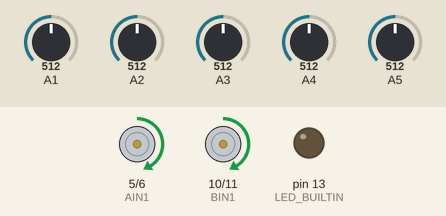
Recording of a sketch running on a simulated Arduino Uno, built with avr-gcc and run on an emulated ATmega328P. Shown: motor-driver pin pairs drawn as motors (green arrow = first pin HIGH = forward, orange = second pin HIGH = backward, longer = more drive, scaled by the enable pin), output pins drawn as LEDs (lit = HIGH). The inputs (shaded band) are chosen by the test bench; at power-on: A1 = 512, A5 = 512, A4 = 512, A2 = 512, A3 = 512.

Above: at 12.2 s.
12.3 s: A1 set to 716
At 13.4 s:
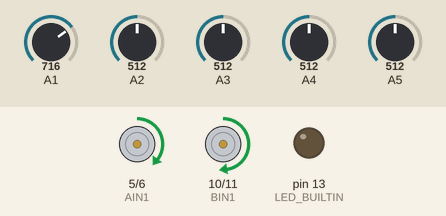
13.8 s: A5 set to 716
At 14.4 s:
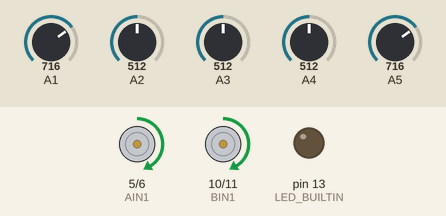
15.3 s: A4 set to 716
At 16.5 s:
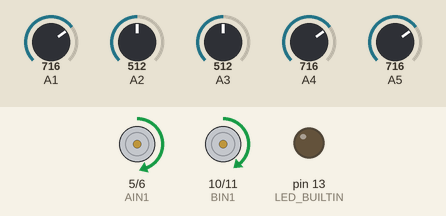
16.8 s: A2 set to 30
At 17.8 s:
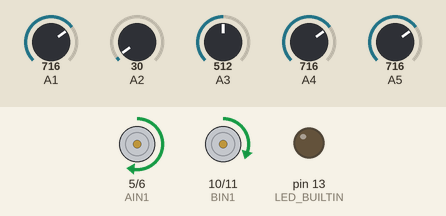
18.3 s: A1 set to 390
At 19.1 s:
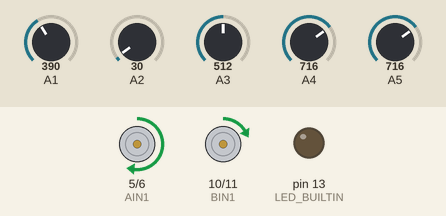
19.8 s: A3 set to 340
At 20.2 s:
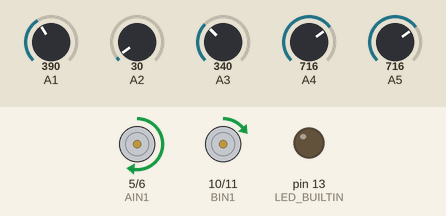
21.3 s: A3 set to 317
Timing chart, 0 to 23.8 s (numbered marks = the images above; inputs shaded):
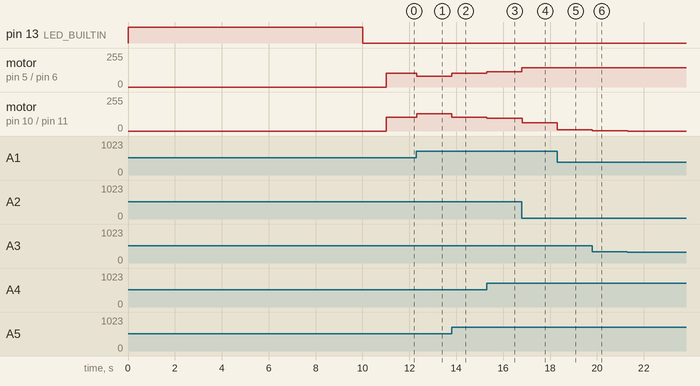

Measured:
- after the input at 12.3 s, motor on pin 5 (AIN1) / pin 6 (AIN2): forward 105/255 → forward 81/255 at once; motor on pin 10 (BIN1) / pin 11 (BIN2): forward 105/255 → forward 129/255 at once
- after the input at 13.8 s, motor on pin 5 (AIN1) / pin 6 (AIN2): forward 81/255 → forward 105/255 at once; motor on pin 10 (BIN1) / pin 11 (BIN2): forward 129/255 → forward 105/255 at once
- after the input at 15.3 s, motor on pin 5 (AIN1) / pin 6 (AIN2): forward 105/255 → forward 115/255 at once; motor on pin 10 (BIN1) / pin 11 (BIN2): forward 105/255 → forward 95/255 at once
- after the input at 16.8 s, motor on pin 5 (AIN1) / pin 6 (AIN2): forward 115/255 → forward 145/255 at once; motor on pin 10 (BIN1) / pin 11 (BIN2): forward 95/255 → forward 61/255 at once
- after the input at 18.3 s, motor on pin 10 (BIN1) / pin 11 (BIN2): forward 61/255 → forward 9/255 at once
- after the input at 19.8 s, motor on pin 10 (BIN1) / pin 11 (BIN2): forward 9/255 → forward 1/255 at once
- after the input at 21.3 s, motor on pin 10 (BIN1) / pin 11 (BIN2): forward 1/255 → stopped at once

The sketch:

NOSEATOV_TAHAROT.ino
```cpp
#include <QTRSensors.h>

// הגדרת פינים למנועים (PWM ודיגיטליים)
#define PWMA 3   // פין PWM למנוע שמאלי - משמש לשליטה במהירות המנוע השמאלי
#define AIN1 5   // פין כיוון למנוע שמאלי - אחד משני פיני השליטה על כיוון המנוע השמאלי
#define AIN2 6   // פין כיוון למנוע שמאלי - השני משני פיני השליטה על כיוון המנוע השמאלי
#define PWMB 9   // פין PWM למנוע ימני - משמש לשליטה במהירות המנוע הימני
#define BIN1 10  // פין כיוון למנוע ימני - אחד משני פיני השליטה על כיוון המנוע הימני
#define BIN2 11  // פין כיוון למנוע ימני - השני משני פיני השליטה על כיוון המנוע הימני

// משתנים לשליטה במהירות
int MAX_SPEED = 145; // מהירות מקסימלית של המנועים (ערך בין 0 ל-255)
int BASE_SPEED = 105;  // מהירות בסיסית של הרובוט בנסיעה ישרה

QTRSensors qtr; // יצירת אובייקט לספריית חיישני QTR

const uint8_t SensorCount = 5; // מספר החיישנים המחוברים
uint16_t sensorValues[SensorCount]; // מערך שיאחסן את קריאות הערכים האנלוגיים מכל חיישן
int threshold[SensorCount]; // מערך שיאחסן את ערכי הסף (הממוצע בין שחור ללבן) עבור כל חיישן

// פרמטרים של בקרת PID (פרופורציונלי, אינטגרלי, נגזר)
float Kp = 1.65; // קבוע פרופורציונלי - משפיע על תגובת הרובוט לשגיאה הנוכחית
float Ki = 0.0;     // קבוע אינטגרלי - עוזר לצמצם שגיאות מצטברות לאורך זמן
float Kd = 3.70;     // קבוע נגזר - משפיע על תגובת הרובוט לשינוי בשגיאה

uint8_t multiP = 1, multiI = 1, multiD = 1; // משתנים המשמשים לחלוקת קבועי ה-PID בחזקות 10 (לכוונון עדין)
float Pvalue, Ivalue, Dvalue; // משתנים שיאחסנו את רכיבי ה-PID השונים

uint16_t position; // משתנה שיאחסן את המיקום המשוקלל של הקו השחור מתחת לחיישנים
int P, D, I, previousError, PIDvalue, error; // משתנים המשמשים בחישוב בקרת ה-PID
int lsp, rsp; // משתנים שיאחסנו את מהירויות המנועים השמאלי והימני לאחר תיקון ה-PID
uint16_t lastPosition = 0; // משתנה שיאחסן את המיקום האחרון של הקו השחור שזוהה
bool onLine = true; // משתנה בוליאני המציין האם לפחות אחד החיישנים רואה קו שחור

void setup() {
  // הגדרת הפינים של המנועים כפלט
  pinMode(PWMA, OUTPUT);
  pinMode(AIN1, OUTPUT);
  pinMode(AIN2, OUTPUT);
  pinMode(PWMB, OUTPUT);
  pinMode(BIN1, OUTPUT);
  pinMode(BIN2, OUTPUT);

  // הגדרת החיישנים
  qtr.setTypeAnalog(); // הגדרת סוג החיישנים כאנלוגיים
  qtr.setSensorPins((const uint8_t[]){A1, A2, A3, A4, A5}, SensorCount); // הגדרת פיני הארדואינו שאליהם מחוברים החיישנים

  pinMode(LED_BUILTIN, OUTPUT); // הגדרת פין הלד המובנה כפלט
  digitalWrite(LED_BUILTIN, HIGH); // הדלקת הלד המובנה בזמן הכיול

  // כיול החיישנים - קורא ערכים מהחיישנים כאשר הם רואים לבן ושחור כדי לקבוע את הטווחים
  for (uint16_t i = 0; i < 400; i++) {
    qtr.calibrate();
  }
  digitalWrite(LED_BUILTIN, LOW); // כיבוי הלד המובנה לאחר סיום הכיול

  // חישוב ערכי הסף עבור כל חיישן - הסף הוא נקודת האמצע בין הערך המינימלי למקסימלי שנקלט במהלך הכיול
  for (uint8_t i = 0; i < SensorCount; i++) {
    threshold[i] = (qtr.calibrationOn.minimum[i] + qtr.calibrationOn.maximum[i]) / 2;
  }

  delay(1000); // השהיה של 1 שניה לפני תחילת הלולאה הראשית
}

void loop() {
  robot_control(); // קריאה לפונקציה המרכזית השולטת ברובוט
}

void robot_control() {
  position = readLine(); // קריאה לפונקציה שקוראת את חיישני הקו ומחזירה את מיקום הקו
  error = 2000 - position; // חישוב השגיאה - המרכז של החיישנים (עבור 5 חיישנים) פחות מיקום הקו הנוכחי
  PID_Linefollow(error); // קריאה לפונקציה שמבצעת את בקרת ה-PID על סמך השגיאה
}

// פונקציה שמחזירה את המיקום האחרון של הקו השחור שזוהה
uint16_t continueWithLastPosition() {
  return lastPosition;
}

// פונקציה שמחזירה ערך מיקום שגורם לרובוט לנטות שמאלה מהמרכז
uint16_t driftLeftFromCenter() {
  return 2000; // ערך קטן מהמרכז (2000) יגרום לשגיאה חיובית ולפנייה שמאלה
}

// פונקציה שקוראת את חיישני הקו ומחזירה את המיקום המשוקלל של הקו השחור
uint16_t readLine() {
  uint16_t position = qtr.readLineBlack(sensorValues); // קריאה של ערכי החיישנים וחישוב מיקום הקו השחור
  onLine = false; // איפוס הדגל שאומר אם הרובוט רואה קו
  bool allOnBlack = true; // דגל שאומר אם כל החיישנים רואים שחור

  // בדיקה אם לפחות אחד החיישנים רואה קו שחור
  for (uint8_t i = 0; i < SensorCount; i++) {
    if (sensorValues[i] > threshold[i]) { // אם ערך החיישן גבוה מהסף, הוא רואה שחור
      onLine = true; // עדכון הדגל - הרובוט רואה קו
    } else {
      allOnBlack = false; // אם חיישן לא רואה שחור, הדגל מתעדכן
    }
  }

  // אם הרובוט לא רואה קו שחור כלל
  if (!onLine) {
    // אם המיקום האחרון שהרובוט זיהה היה במרכז
    if (lastPosition<2000||lastPosition>-2000) {
      return driftLeftFromCenter(); // החזרת ערך שיגרום לרובוט לנטות שמאלה
    } else {
      return continueWithLastPosition(); // החזרת המיקום האחרון כדי שהרובוט ימשיך בכיוון האחרון
    }
  }

  // אם כל החיישנים רואים שחור, החזר את המיקום האחרון
  if (allOnBlack) {
    return continueWithLastPosition();
  }

  lastPosition = position; // עדכון המיקום האחרון של הקו השחור
  return position; // החזרת המיקום הנוכחי של הקו השחור
}

// פונקציה המבצעת בקרת PID כדי לחשב את תיקון המהירות של המנועים
void PID_Linefollow(int error) {
  P = error; // הרכיב הפרופורציונלי הוא השגיאה הנוכחית
  I += error; // הרכיב האינטגרלי הוא סכום השגיאות לאורך זמן
  D = error - previousError; // הרכיב הנגזר הוא השינוי בשגיאה

  // חישוב ערכי ה-P, I ו-D לאחר חלוקה בקבוע מתאים
  Pvalue = (Kp / pow(10, multiP)) * P;
  Ivalue = (Ki / pow(10, multiI)) * I;
  Dvalue = (Kd / pow(10, multiD)) * D;

  PIDvalue = Pvalue + Ivalue + Dvalue; // חישוב ערך ה-PID הסופי

  previousError = error; // עדכון השגיאה הקודמת לחישוב הנגזר בפעם הבאה

  // חישוב מהירויות המנועים החדשות על סמך ערך ה-PID
  lsp = BASE_SPEED - PIDvalue; // הפחתת ערך ה-PID מהמהירות הבסיסית של המנוע השמאלי
  rsp = BASE_SPEED + PIDvalue; // הוספת ערך ה-PID למהירות הבסיסית של המנוע הימני

  motor_drive(lsp, rsp); // קריאה לפונקציה שמפעילה את המנועים עם המהירויות החדשות
}

// פונקציה השולטת על מהירות וכיוון המנועים
void motor_drive(int left, int right) {
  // הגבלת המהירות למקסימום המוגדר
  left = constrain(left, -MAX_SPEED, MAX_SPEED);
  right = constrain(right, -MAX_SPEED, MAX_SPEED);

  // שליטה במנוע שמאלי
  analogWrite(PWMA, abs(left)); // שליטה על מהירות המנוע השמאלי באמצעות PWM (ערך מוחלט של המהירות)
  digitalWrite(AIN1, left > 0 ? HIGH : LOW); // קביעת כיוון המנוע השמאלי (קדימה אם left חיובי)
  digitalWrite(AIN2, left < 0 ? HIGH : LOW); // קביעת כיוון המנוע השמאלי (אחורה אם left שלילי)

  // שליטה במנוע ימני
  analogWrite(PWMB, abs(right)); // שליטה על מהירות המנוע הימני באמצעות PWM (ערך מוחלט של המהירות)
  digitalWrite(BIN1, right > 0 ? HIGH : LOW); // קביעת כיוון המנוע הימני (קדימה אם right חיובי)
  digitalWrite(BIN2, right < 0 ? HIGH : LOW); // קביעת כיוון המנוע הימני (אחורה אם right שלילי)
}
```
